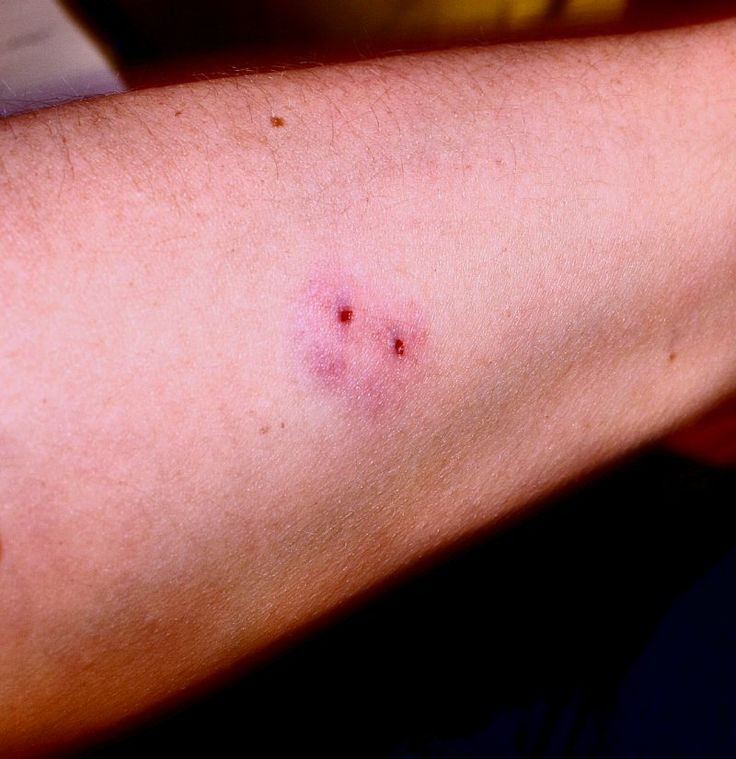
#> input picture project_snake_bite_detection/src/images/snakebite-girls-camp.jpg, 736 x 759 px
$ python test3.py
#> lines starting #> are read from the running program, lines starting #| are printed output that depends on the picture; after the words box and inside, x2 and y2 are one past the last pixel; in counts of white or black regions, pixels touching at a corner belong together; long printed decimals are rounded
import cv2
# from cv2 import cv
import os
import numpy as np

def showme(pic):
    cv2.imshow('window', pic)
    cv2.waitKey()
    cv2.destroyAllWindows()


# im=cv2.imread('images/1.jpg')
im=cv2.imread('images/snakebite-girls-camp.jpg')
#> im is the input picture: shape (759, 736, 3); mean B, G, R 100.3, 102.1, 152.9
# im=cv2.imread('images/images.jpg')


gray=cv2.cvtColor(im, cv2.COLOR_BGR2GRAY)
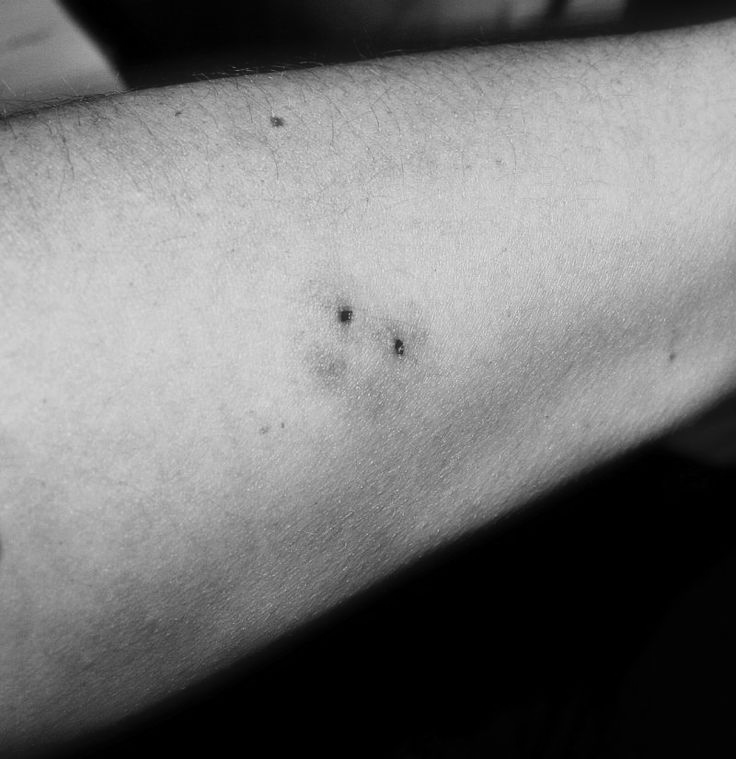
#> gray: shape (759, 736); min 0, max 227, mean 117.1

#I've tried blur,bw,tr...  all give me poor results.

blur = cv2.GaussianBlur(gray,(3,3),0)
n,bw = cv2.threshold(blur,120,255,cv2.THRESH_BINARY)
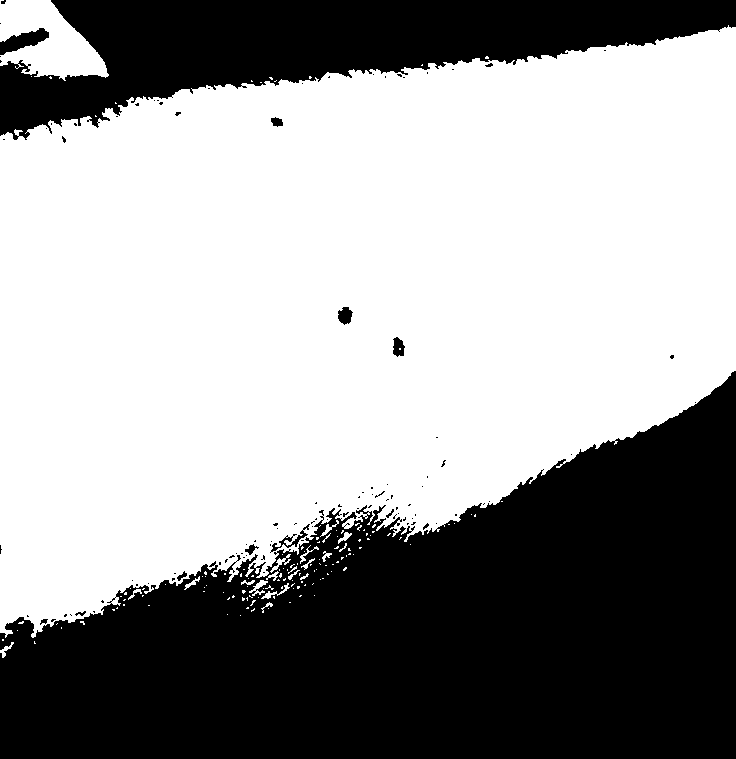
#> bw: shape (759, 736); 60% white; 105 black regions (92 under 20 px), largest, box (x1, y1, x2, y2) and area: (0, 371, 736, 759) 171848, (0, 0, 736, 140) 49578, (0, 28, 49, 55) 644
tr=cv2.adaptiveThreshold(blur,255,0,1,11,2)
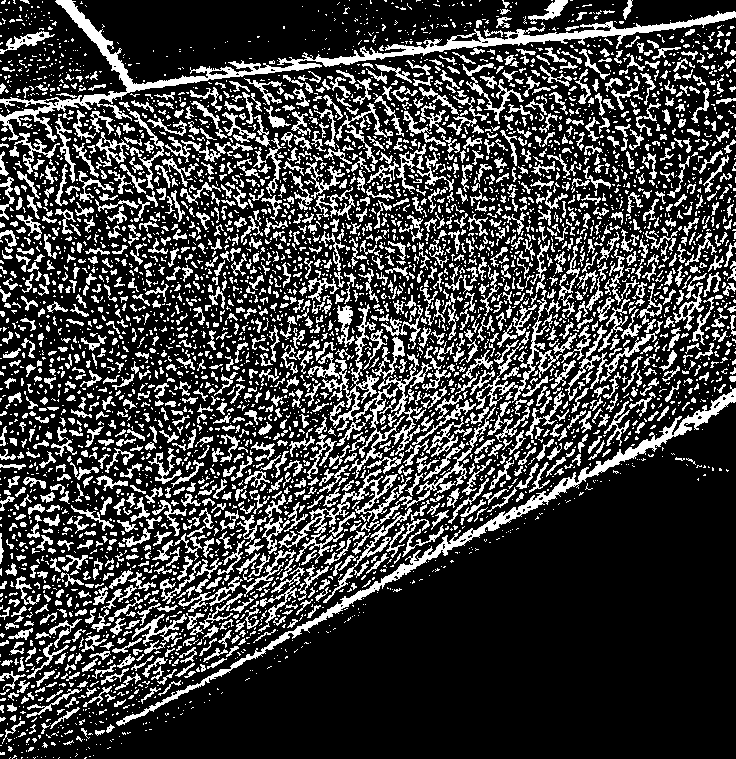
#> tr: shape (759, 736); 24.8% white in thin lines or dots

circles = cv2.HoughCircles(gray, cv2.HOUGH_GRADIENT, 3, 100, None, 200, 50, 2, 10)
#> circles = [[343.5, 316.5, 8.3]]

try:
    n = np.shape(circles)
#> n = (1, 1, 3)
    circles = np.reshape(circles, (n[1], n[2]))
    print(circles)
#| [[343.5      316.5        8.300]]
    for circle in circles:
        cv2.circle(im, (circle[0], circle[1]), circle[2], (0, 255, 0))
#> this loop made 1 pass
#> im: shape (759, 736, 3); 0.01% of pixels changed, all inside (x1, y1, x2, y2) = (335, 308, 352, 325)
    showme(im)
except:
    print("no cicles found")

$ run again, with project_snake_bite_detection/src/images/1.jpg copied over project_snake_bite_detection/src/images/snakebite-girls-camp.jpg
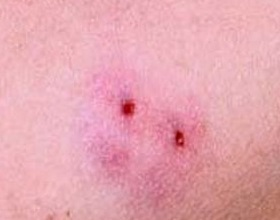
#> input picture project_snake_bite_detection/src/images/1.jpg, 280 x 220 px
#> im is the input picture: shape (220, 280, 3); mean B, G, R 175.7, 165, 229.7
#> `n,bw = cv2.threshold(blur,120,255,cv2.THRESH_BINARY)`:
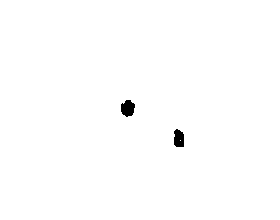
#> bw: shape (220, 280); 99.5% white; 2 black regions, box (x1, y1, x2, y2) and area: (121, 100, 135, 117) 179, (174, 129, 184, 147) 155
#> `tr=cv2.adaptiveThreshold(blur,255,0,1,11,2)`:
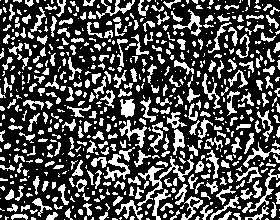
#> tr: shape (220, 280); 31.1% white; 638 white regions (340 under 20 px), largest, box (x1, y1, x2, y2) and area: (137, 154, 194, 206) 491, (104, 154, 130, 181) 268, (119, 120, 147, 148) 239
#> circles = None

$ run again, with project_snake_bite_detection/src/images/im.jpg copied over project_snake_bite_detection/src/images/snakebite-girls-camp.jpg
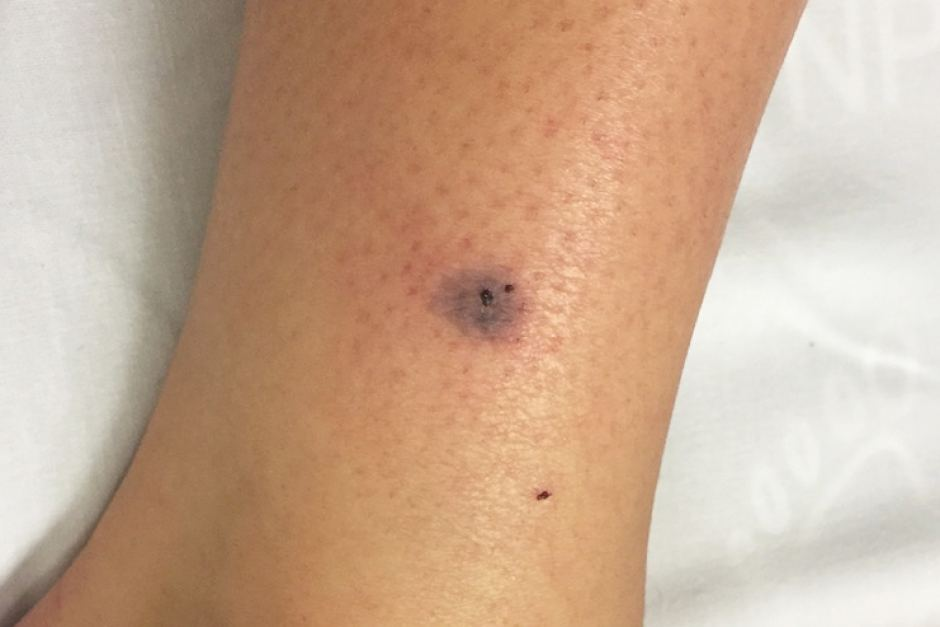
#> input picture project_snake_bite_detection/src/images/im.jpg, 940 x 627 px
#> im is the input picture: shape (627, 940, 3); mean B, G, R 146.1, 170.6, 201.1
#> `n,bw = cv2.threshold(blur,120,255,cv2.THRESH_BINARY)`:
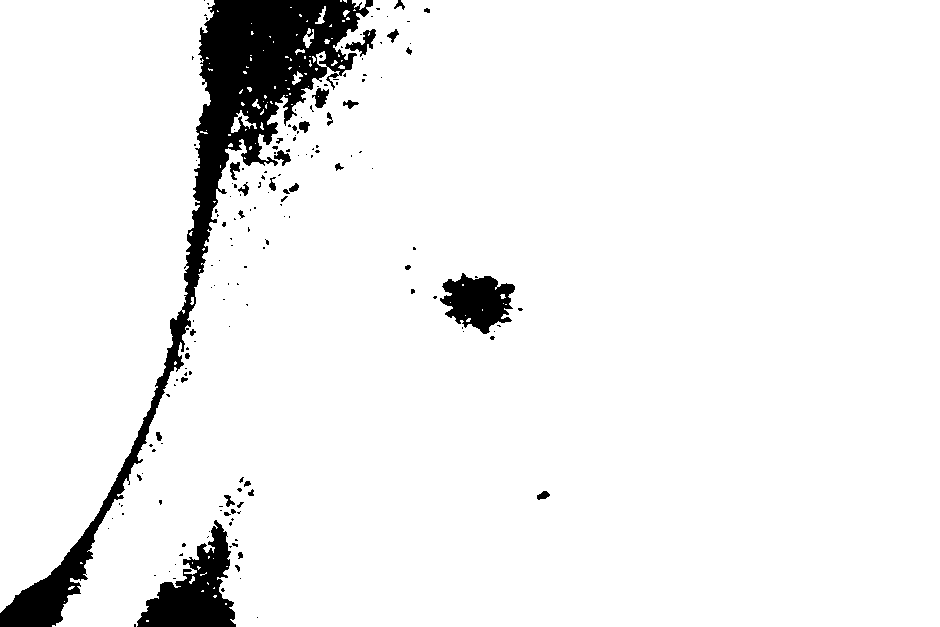
#> bw: shape (627, 940); 93.9% white; 169 black regions (135 under 20 px), largest, box (x1, y1, x2, y2) and area: (0, 0, 373, 627) 25587, (137, 520, 236, 627) 5044, (440, 273, 515, 334) 2825
#> `tr=cv2.adaptiveThreshold(blur,255,0,1,11,2)`:
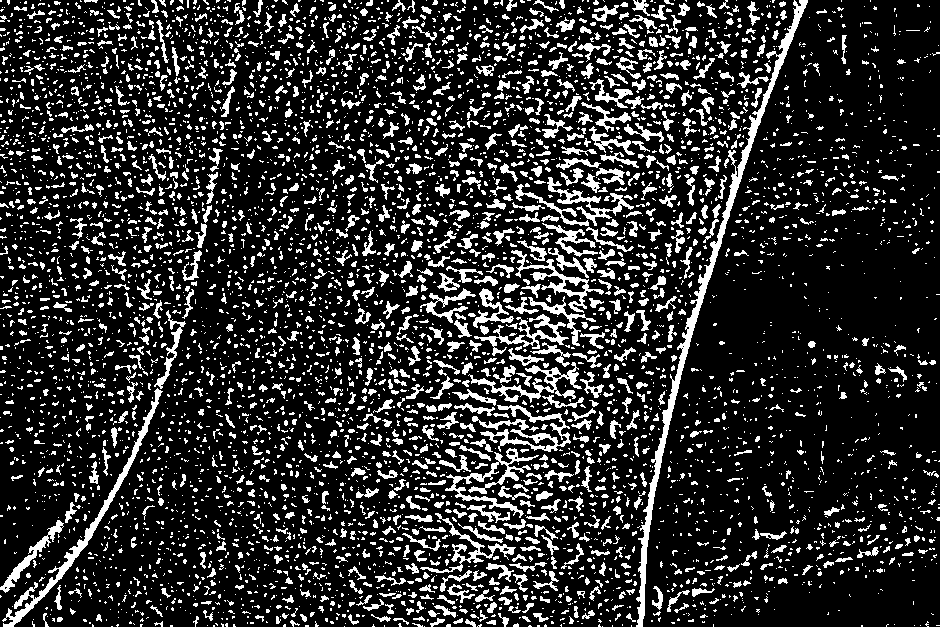
#> tr: shape (627, 940); 18% white; 5705 white regions (4399 under 20 px), largest, box (x1, y1, x2, y2) and area: (636, 0, 808, 627) 4485, (2, 388, 163, 627) 1980, (472, 405, 571, 452) 1369
#> circles = None
